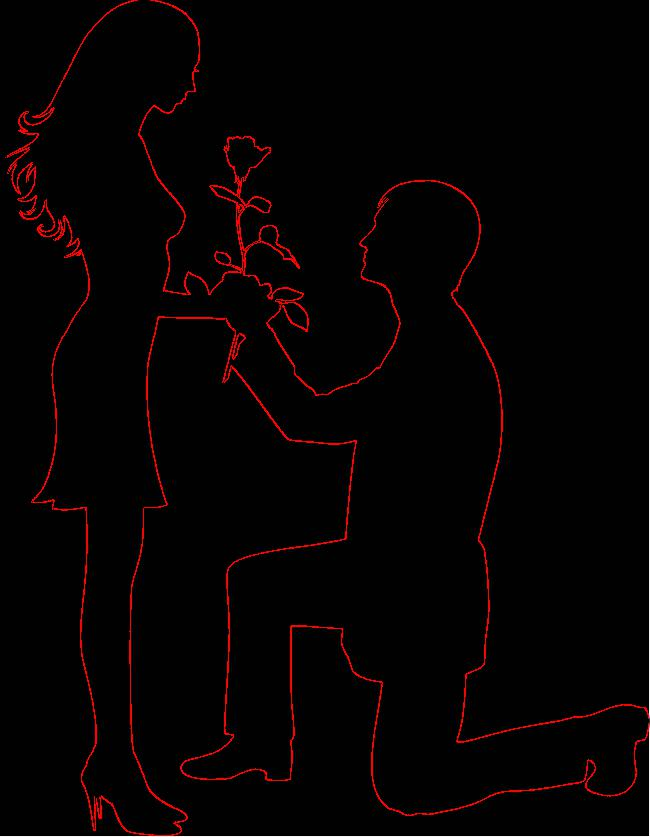
#> input picture img2dot/boundary.jpeg, 650 x 837 px
$ python weight2.py   (older library calls are emulated)
#> lines starting #> are read from the running program, lines starting #| are printed output that depends on the picture
### img2dot/graphics.py
# graphics.py
"""Simple object oriented graphics library

The library is designed to make it very easy for novice programmers to
experiment with computer graphics in an object oriented fashion. It is
written by John Zelle for use with the book "Python Programming: An
Introduction to Computer Science" (Franklin, Beedle & Associates).

LICENSE: This is open-source software released under the terms of the
GPL (http://www.gnu.org/licenses/gpl.html).

PLATFORMS: The package is a wrapper around Tkinter and should run on
any platform where Tkinter is available.

INSTALLATION: Put this file somewhere where Python can see it.

OVERVIEW: There are two kinds of objects in the library. The GraphWin
class implements a window where drawing can be done and various
GraphicsObjects are provided that can be drawn into a GraphWin. As a
simple example, here is a complete program to draw a circle of radius
10 centered in a 100x100 window:

--------------------------------------------------------------------
from graphics import *

def main():
    win = GraphWin("My Circle", 100, 100)
    c = Circle(Point(50,50), 10)
    c.draw(win)
    win.getMouse() # Pause to view result
    win.close()    # Close window when done

main()
--------------------------------------------------------------------
GraphWin objects support coordinate transformation through the
setCoords method and mouse and keyboard interaction methods.

The library provides the following graphical objects:
    Point
    Line
    Circle
    Oval
    Rectangle
    Polygon
    Text
    Entry (for text-based input)
    Image

Various attributes of graphical objects can be set such as
outline-color, fill-color and line-width. Graphical objects also
support moving and hiding for animation effects.

The library also provides a very simple class for pixel-based image
manipulation, Pixmap. A pixmap can be loaded from a file and displayed
using an Image object. Both getPixel and setPixel methods are provided
for manipulating the image.

DOCUMENTATION: For complete documentation, see Chapter 4 of "Python
Programming: An Introduction to Computer Science" by John Zelle,
published by Franklin, Beedle & Associates.  Also see
http://mcsp.wartburg.edu/zelle/python for a quick reference"""

__version__ = "5.0"

# Version 5 8/26/2016
#     * update at bottom to fix MacOS issue causing askopenfile() to hang
#     * update takes an optional parameter specifying update rate
#     * Entry objects get focus when drawn
#     * __repr_ for all objects
#     * fixed offset problem in window, made canvas borderless

# Version 4.3 4/25/2014
#     * Fixed Image getPixel to work with Python 3.4, TK 8.6 (tuple type handling)
#     * Added interactive keyboard input (getKey and checkKey) to GraphWin
#     * Modified setCoords to cause redraw of current objects, thus
#       changing the view. This supports scrolling around via setCoords.
#
# Version 4.2 5/26/2011
#     * Modified Image to allow multiple undraws like other GraphicsObjects
# Version 4.1 12/29/2009
#     * Merged Pixmap and Image class. Old Pixmap removed, use Image.
# Version 4.0.1 10/08/2009
#     * Modified the autoflush on GraphWin to default to True
#     * Autoflush check on close, setBackground
#     * Fixed getMouse to flush pending clicks at entry
# Version 4.0 08/2009
#     * Reverted to non-threaded version. The advantages (robustness,
#         efficiency, ability to use with other Tk code, etc.) outweigh
#         the disadvantage that interactive use with IDLE is slightly more
#         cumbersome.
#     * Modified to run in either Python 2.x or 3.x (same file).
#     * Added Image.getPixmap()
#     * Added update() -- stand alone function to cause any pending
#           graphics changes to display.
#
# Version 3.4 10/16/07
#     Fixed GraphicsError to avoid "exploded" error messages.
# Version 3.3 8/8/06
#     Added checkMouse method to GraphWin
# Version 3.2.3
#     Fixed error in Polygon init spotted by Andrew Harrington
#     Fixed improper threading in Image constructor
# Version 3.2.2 5/30/05
#     Cleaned up handling of exceptions in Tk thread. The graphics package
#     now raises an exception if attempt is made to communicate with
#     a dead Tk thread.
# Version 3.2.1 5/22/05
#     Added shutdown function for tk thread to eliminate race-condition
#        error "chatter" when main thread terminates
#     Renamed various private globals with _
# Version 3.2 5/4/05
#     Added Pixmap object for simple image manipulation.
# Version 3.1 4/13/05
#     Improved the Tk thread communication so that most Tk calls
#        do not have to wait for synchonization with the Tk thread.
#        (see _tkCall and _tkExec)
# Version 3.0 12/30/04
#     Implemented Tk event loop in separate thread. Should now work
#        interactively with IDLE. Undocumented autoflush feature is
#        no longer necessary. Its default is now False (off). It may
#        be removed in a future version.
#     Better handling of errors regarding operations on windows that
#       have been closed.
#     Addition of an isClosed method to GraphWindow class.

# Version 2.2 8/26/04
#     Fixed cloning bug reported by Joseph Oldham.
#     Now implements deep copy of config info.
# Version 2.1 1/15/04
#     Added autoflush option to GraphWin. When True (default) updates on
#        the window are done after each action. This makes some graphics
#        intensive programs sluggish. Turning off autoflush causes updates
#        to happen during idle periods or when flush is called.
# Version 2.0
#     Updated Documentation
#     Made Polygon accept a list of Points in constructor
#     Made all drawing functions call TK update for easier animations
#          and to make the overall package work better with
#          Python 2.3 and IDLE 1.0 under Windows (still some issues).
#     Removed vestigial turtle graphics.
#     Added ability to configure font for Entry objects (analogous to Text)
#     Added setTextColor for Text as an alias of setFill
#     Changed to class-style exceptions
#     Fixed cloning of Text objects

# Version 1.6
#     Fixed Entry so StringVar uses _root as master, solves weird
#            interaction with shell in Idle
#     Fixed bug in setCoords. X and Y coordinates can increase in
#           "non-intuitive" direction.
#     Tweaked wm_protocol so window is not resizable and kill box closes.

# Version 1.5
#     Fixed bug in Entry. Can now define entry before creating a
#     GraphWin. All GraphWins are now toplevel windows and share
#     a fixed root (called _root).

# Version 1.4
#     Fixed Garbage collection of Tkinter images bug.
#     Added ability to set text atttributes.
#     Added Entry boxes.

import time, os, sys

try:  # import as appropriate for 2.x vs. 3.x
   import tkinter as tk
except:
   import Tkinter as tk


##########################################################################
# Module Exceptions

class GraphicsError(Exception):
    """Generic error class for graphics module exceptions."""
    pass

OBJ_ALREADY_DRAWN = "Object currently drawn"
UNSUPPORTED_METHOD = "Object doesn't support operation"
BAD_OPTION = "Illegal option value"

##########################################################################
# global variables and funtions

_root = tk.Tk()
_root.withdraw()

_update_lasttime = time.time()

def update(rate=None):
    global _update_lasttime
    if rate:
        now = time.time()
        pauseLength = 1/rate-(now-_update_lasttime)
        if pauseLength > 0:
            time.sleep(pauseLength)
            _update_lasttime = now + pauseLength
        else:
            _update_lasttime = now

    _root.update()

############################################################################
# Graphics classes start here

class GraphWin(tk.Canvas):

    """A GraphWin is a toplevel window for displaying graphics."""

    def __init__(self, title="Graphics Window",
                 width=200, height=200, autoflush=True):
        assert type(title) == type(""), "Title must be a string"
        master = tk.Toplevel(_root)
        master.protocol("WM_DELETE_WINDOW", self.close)
        tk.Canvas.__init__(self, master, width=width, height=height,
                           highlightthickness=0, bd=0)
        self.master.title(title)
        self.pack()
        master.resizable(0,0)
        self.foreground = "black"
        self.items = []
        self.mouseX = None
        self.mouseY = None
        self.bind("<Button-1>", self._onClick)
        self.bind_all("<Key>", self._onKey)
        self.height = int(height)
        self.width = int(width)
        self.autoflush = autoflush
        self._mouseCallback = None
        self.trans = None
        self.closed = False
        master.lift()
        self.lastKey = ""
        if autoflush: _root.update()

    # [7 lines left out: function __repr__, not called in this run]

    def __str__(self):
        return repr(self)

    def __checkOpen(self):
        if self.closed:
            raise GraphicsError("window is closed")

    def _onKey(self, evnt):
        self.lastKey = evnt.keysym


    # [19 lines left out: functions setBackground, setCoords, close, not called in this run]


    def isClosed(self):
        return self.closed


    def isOpen(self):
        return not self.closed


    def __autoflush(self):
        if self.autoflush:
            _root.update()


    # [68 lines left out: functions plot, plotPixel, flush, getMouse, checkMouse, getKey and 1 more, not called in this run]

    def getHeight(self):
        """Return the height of the window"""
        return self.height

    def getWidth(self):
        """Return the width of the window"""
        return self.width

    # [13 lines left out: functions toScreen, toWorld, not called in this run]

    def setMouseHandler(self, func):
        self._mouseCallback = func

    # [5 lines left out: function _onClick, not called in this run]

    def addItem(self, item):
        self.items.append(item)

    def delItem(self, item):
        self.items.remove(item)

    # [5 lines left out: function redraw, not called in this run]


class Transform:

    """Internal class for 2-D coordinate transformations"""

    # [22 lines left out: functions __init__, screen, world, not called in this run]


# Default values for various item configuration options. Only a subset of
#   keys may be present in the configuration dictionary for a given item
DEFAULT_CONFIG = {"fill":"",
      "outline":"black",
      "width":"1",
      "arrow":"none",
      "text":"",
      "justify":"center",
                  "font": ("helvetica", 12, "normal")}

class GraphicsObject:

    """Generic base class for all of the drawable objects"""
    # A subclass of GraphicsObject should override _draw and
    #   and _move methods.

    # [15 lines left out: function __init__, not called in this run]

    def setFill(self, color):
        """Set interior color to color"""
        self._reconfig("fill", color)

    def setOutline(self, color):
        """Set outline color to color"""
        self._reconfig("outline", color)

    def setWidth(self, width):
        """Set line weight to width"""
        self._reconfig("width", width)

    # [69 lines left out: functions draw, undraw, move, _reconfig, _draw, not called in this run]


    def _move(self, dx, dy):
        """updates internal state of object to move it dx,dy units"""
        pass # must override in subclass


class Point(GraphicsObject):
    # [5 lines left out: function __init__, not called in this run]

    def __repr__(self):
        return "Point({}, {})".format(self.x, self.y)

    def _draw(self, canvas, options):
        x,y = canvas.toScreen(self.x,self.y)
        return canvas.create_rectangle(x,y,x+1,y+1,options)

    def _move(self, dx, dy):
        self.x = self.x + dx
        self.y = self.y + dy

    # [4 lines left out: function clone, not called in this run]

    def getX(self): return self.x
    def getY(self): return self.y

class _BBox(GraphicsObject):
    # Internal base class for objects represented by bounding box
    # (opposite corners) Line segment is a degenerate case.

    # [10 lines left out: functions __init__, _move, not called in this run]

    def getP1(self): return self.p1.clone()

    def getP2(self): return self.p2.clone()

    # [4 lines left out: function getCenter, not called in this run]


class Rectangle(_BBox):

    def __init__(self, p1, p2):
        _BBox.__init__(self, p1, p2)

    def __repr__(self):
        return "Rectangle({}, {})".format(str(self.p1), str(self.p2))

    # [11 lines left out: functions _draw, clone, not called in this run]


class Oval(_BBox):

    def __init__(self, p1, p2):
        _BBox.__init__(self, p1, p2)

    def __repr__(self):
        return "Oval({}, {})".format(str(self.p1), str(self.p2))


    # [11 lines left out: functions clone, _draw, not called in this run]

class Circle(Oval):

    # [5 lines left out: function __init__, not called in this run]

    def __repr__(self):
        return "Circle({}, {})".format(str(self.getCenter()), str(self.radius))

    # [4 lines left out: function clone, not called in this run]

    def getRadius(self):
        return self.radius


class Line(_BBox):

    # [4 lines left out: function __init__, not called in this run]

    def __repr__(self):
        return "Line({}, {})".format(str(self.p1), str(self.p2))

    # [16 lines left out: functions clone, _draw, setArrow, not called in this run]


class Polygon(GraphicsObject):

    # [6 lines left out: function __init__, not called in this run]

    def __repr__(self):
        return "Polygon"+str(tuple(p for p in self.points))

    # [4 lines left out: function clone, not called in this run]

    def getPoints(self):
        return list(map(Point.clone, self.points))

    def _move(self, dx, dy):
        for p in self.points:
            p.move(dx,dy)

    # [8 lines left out: function _draw, not called in this run]

class Text(GraphicsObject):

    # [6 lines left out: function __init__, not called in this run]

    def __repr__(self):
        return "Text({}, '{}')".format(self.anchor, self.getText())

    # [4 lines left out: function _draw, not called in this run]

    def _move(self, dx, dy):
        self.anchor.move(dx,dy)

    # [4 lines left out: function clone, not called in this run]

    def setText(self,text):
        self._reconfig("text", text)

    def getText(self):
        return self.config["text"]

    def getAnchor(self):
        return self.anchor.clone()

    # [20 lines left out: functions setFace, setSize, setStyle, not called in this run]

    def setTextColor(self, color):
        self.setFill(color)


class Entry(GraphicsObject):

    # [11 lines left out: function __init__, not called in this run]

    def __repr__(self):
        return "Entry({}, {})".format(self.anchor, self.width)

    # [14 lines left out: function _draw, not called in this run]

    def getText(self):
        return self.text.get()

    def _move(self, dx, dy):
        self.anchor.move(dx,dy)

    def getAnchor(self):
        return self.anchor.clone()

    # [7 lines left out: function clone, not called in this run]

    def setText(self, t):
        self.text.set(t)


    # [36 lines left out: functions setFill, _setFontComponent, setFace, setSize, setStyle, setTextColor, not called in this run]


class Image(GraphicsObject):

    idCount = 0
    imageCache = {} # tk photoimages go here to avoid GC while drawn

    # [10 lines left out: function __init__, not called in this run]

    def __repr__(self):
        return "Image({}, {}, {})".format(self.anchor, self.getWidth(), self.getHeight())

    # [5 lines left out: function _draw, not called in this run]

    def _move(self, dx, dy):
        self.anchor.move(dx,dy)

    # [6 lines left out: function undraw, not called in this run]

    def getAnchor(self):
        return self.anchor.clone()

    # [6 lines left out: function clone, not called in this run]

    def getWidth(self):
        """Returns the width of the image in pixels"""
        return self.img.width()

    def getHeight(self):
        """Returns the height of the image in pixels"""
        return self.img.height()

    # [80 lines left out: functions getPixel, setPixel, save, color_rgb, test, not called in this run]

#MacOS fix 2
#tk.Toplevel(_root).destroy()

# MacOS fix 1
update()

# [2 lines that do not run on import are left out]

### img2dot/weight2.py
#import tkinter as tk
#import graphics
from graphics import *
from PIL import Image as PIL_Image


def test(img_name,width,height):
    win = GraphWin('Hello', width, height)
    im = Image(Point(width//2,height//2), img_name)
    im.draw(win)
    for i in range(30):
        p=win.getMouse()
        cir1 = Circle(p, 10)
        cir1.setFill("black")
        cir1.draw(win)

    # saves the current TKinter object in postscript format
    win.postscript(file="image.eps", colormode='color')

    # Convert from eps format to gif format using PIL
    #from PIL import Image as NewImage
    img = PIL_Image.open("image.eps")
    img.save("blank.gif", "gif")
    win.close()


#import PIL
img_name="racecar.png"
img_name="boundary.jpeg"
img=PIL_Image.open(img_name)
#> img is the input picture: PIL image 650x837 RGB; mean R, G, B 7.3, 2.5, 2.7
width,height=img.size
#> width = 650; height = 837
if ( height > 600 ):
    print("too big")
    img = img.resize((width//2,height//2), PIL_Image.ANTIALIAS)
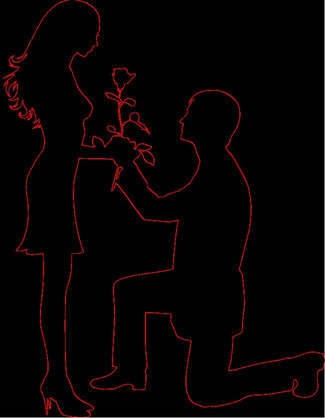
#> img: PIL image 325x418 RGB; mean R, G, B 7.4, 2.5, 2.8
    width,height=img.size
#> width = 325; height = 418
img.save("tmp.gif")

img_name="tmp.gif"

test(img_name,width,height)
#> (the run stopped early here; a loop or call above may not have finished)

$ run again, with img2dot/drone.jpeg copied over img2dot/boundary.jpeg
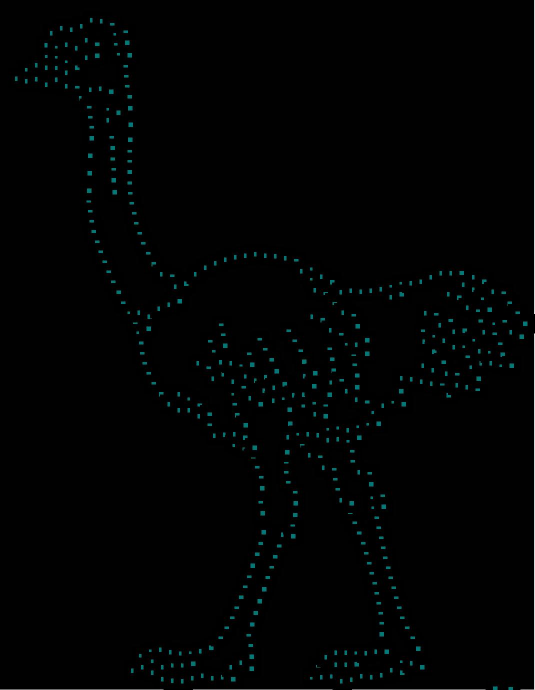
#> input picture img2dot/drone.jpeg, 1069 x 1380 px (shown at 1/2 size)
#> img is the input picture: PIL image 1069x1380 RGB; mean R, G, B 1.7, 3.1, 3.1
#> `img = img.resize((width//2,height//2), PIL_Image.ANTIALIAS)`:
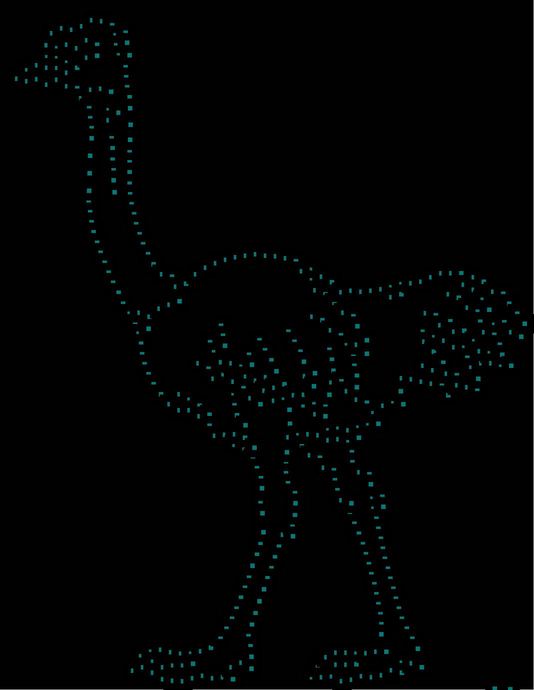
#> img: PIL image 534x690 RGB; mean R, G, B 1.7, 3.1, 3.1
